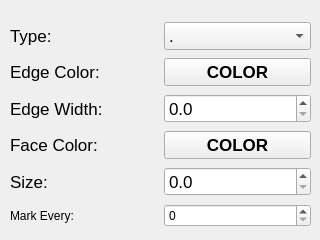
    <widget class="QWidget" name="tab_3">
     <attribute name="title">
      <string>Marker</string>
     </attribute>
     <widget class="QWidget" name="gridLayoutWidget_10">
      <property name="geometry">
       <rect>
        <x>10</x>
        <y>20</y>
        <width>301</width>
        <height>211</height>
       </rect>
      </property>
      <layout class="QGridLayout" name="gridLayout_10">
       <item row="2" column="0">
        <widget class="QLabel" name="label_8">
         <property name="font">
          <font>
           <family>Arial</family>
           <pointsize>13</pointsize>
          </font>
         </property>
         <property name="text">
          <string>Edge Width:</string>
         </property>
        </widget>
       </item>
       <item row="4" column="0">
        <widget class="QLabel" name="label_14">
         <property name="font">
          <font>
           <family>Arial</family>
           <pointsize>13</pointsize>
          </font>
         </property>
         <property name="text">
          <string>Size:</string>
         </property>
        </widget>
       </item>
       <item row="3" column="0">
        <widget class="QLabel" name="label_12">
         <property name="font">
          <font>
           <family>Arial</family>
           <pointsize>13</pointsize>
          </font>
         </property>
         <property name="text">
          <string>Face Color:</string>
         </property>
        </widget>
       </item>
       <item row="1" column="0">
        <widget class="QLabel" name="label_7">
         <property name="font">
          <font>
           <family>Arial</family>
           <pointsize>13</pointsize>
          </font>
         </property>
         <property name="text">
          <string>Edge Color:</string>
         </property>
        </widget>
       </item>
       <item row="2" column="1">
        <widget class="QDoubleSpinBox" name="sbMEW">
         <property name="font">
          <font>
           <family>Arial</family>
           <pointsize>13</pointsize>
          </font>
         </property>
         <property name="decimals">
          <number>1</number>
         </property>
         <property name="singleStep">
          <double>0.100000000000000</double>
         </property>
        </widget>
       </item>
       <item row="0" column="1">
        <widget class="QComboBox" name="cbMT">
         <property name="font">
          <font>
           <family>Arial</family>
           <pointsize>13</pointsize>
          </font>
         </property>
         <item>
          <property name="text">
           <string>.</string>
          </property>
         </item>
         <item>
          <property name="text">
           <string>,</string>
          </property>
         </item>
         <item>
          <property name="text">
           <string>o</string>
          </property>
         </item>
         <item>
          <property name="text">
           <string>v</string>
          </property>
         </item>
         <item>
          <property name="text">
           <string>^</string>
          </property>
         </item>
         <item>
          <property name="text">
           <string>&lt;</string>
          </property>
         </item>
         <item>
          <property name="text">
           <string>&gt;</string>
          </property>
         </item>
         <item>
          <property name="text">
           <string>1</string>
          </property>
         </item>
         <item>
          <property name="text">
           <string>2</string>
          </property>
         </item>
         <item>
          <property name="text">
           <string>3</string>
          </property>
         </item>
         <item>
          <property name="text">
           <string>4</string>
          </property>
         </item>
         <item>
          <property name="text">
           <string>8</string>
          </property>
         </item>
         <item>
          <property name="text">
           <string>s</string>
          </property>
         </item>
         <item>
          <property name="text">
           <string>p</string>
          </property>
         </item>
         <item>
          <property name="text">
           <string>P</string>
          </property>
         </item>
         <item>
          <property name="text">
           <string>*</string>
          </property>
         </item>
         <item>
          <property name="text">
           <string>h</string>
          </property>
         </item>
         <item>
          <property name="text">
           <string>H</string>
          </property>
         </item>
         <item>
          <property name="text">
           <string>+</string>
          </property>
         </item>
         <item>
          <property name="text">
           <string>x</string>
          </property>
         </item>
         <item>
          <property name="text">
           <string>X</string>
          </property>
         </item>
         <item>
          <property name="text">
           <string>d</string>
          </property>
         </item>
         <item>
          <property name="text">
           <string>D</string>
          </property>
         </item>
         <item>
          <property name="text">
           <string>|</string>
          </property>
         </item>
         <item>
          <property name="text">
           <string>_</string>
          </property>
         </item>
         <item>
          <property name="text">
           <string>None</string>
          </property>
         </item>
        </widget>
       </item>
       <item row="4" column="1">
        <widget class="QDoubleSpinBox" name="sbMS">
         <property name="font">
          <font>
           <family>Arial</family>
           <pointsize>13</pointsize>
          </font>
         </property>
         <property name="decimals">
          <number>1</number>
         </property>
         <property name="maximum">
          <double>1000.000000000000000</double>
         </property>
         <property name="singleStep">
          <double>0.100000000000000</double>
         </property>
        </widget>
       </item>
       <item row="0" column="0">
        <widget class="QLabel" name="label_6">
         <property name="font">
          <font>
           <family>Arial</family>
           <pointsize>13</pointsize>
          </font>
         </property>
         <property name="text">
          <string>Type:</string>
         </property>
        </widget>
       </item>
       <item row="1" column="1">
        <widget class="QPushButton" name="btnMEC">
         <property name="font">
          <font>
           <family>Arial</family>
           <pointsize>13</pointsize>
           <weight>75</weight>
           <bold>true</bold>
          </font>
         </property>
         <property name="text">
          <string>COLOR</string>
         </property>
        </widget>
       </item>
       <item row="3" column="1">
        <widget class="QPushButton" name="btnMFC">
         <property name="font">
          <font>
           <family>Arial</family>
           <pointsize>13</pointsize>
           <weight>75</weight>
           <bold>true</bold>
          </font>
         </property>
         <property name="text">
          <string>COLOR</string>
         </property>
        </widget>
       </item>
       <item row="5" column="0">
        <widget class="QLabel" name="label_46">
         <property name="text">
          <string>Mark Every:</string>
         </property>
        </widget>
       </item>
       <item row="5" column="1">
        <widget class="QSpinBox" name="sbMEvery">
         <property name="maximum">
          <number>99999</number>
         </property>
        </widget>
       </item>
      </layout>
     </widget>
    </widget>
